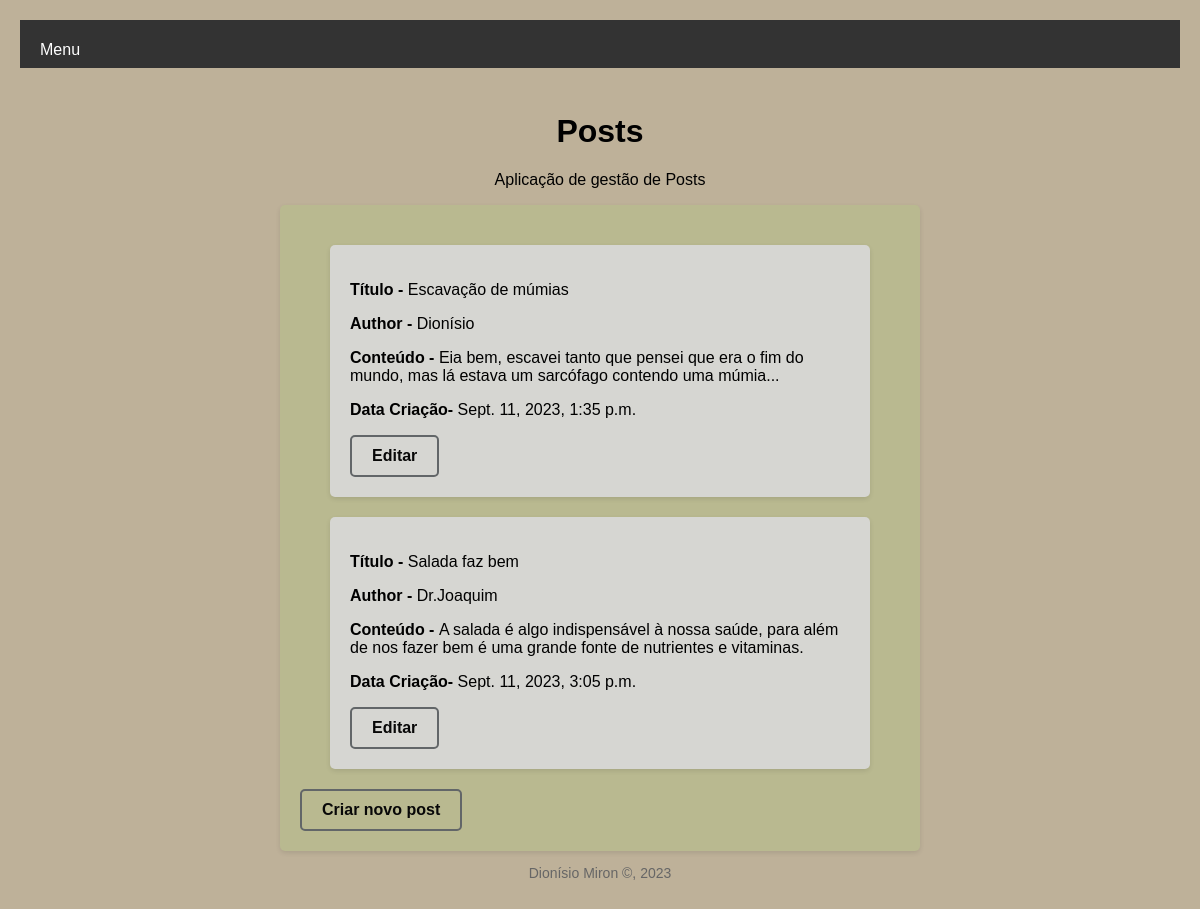
The app's page /posts, older data.
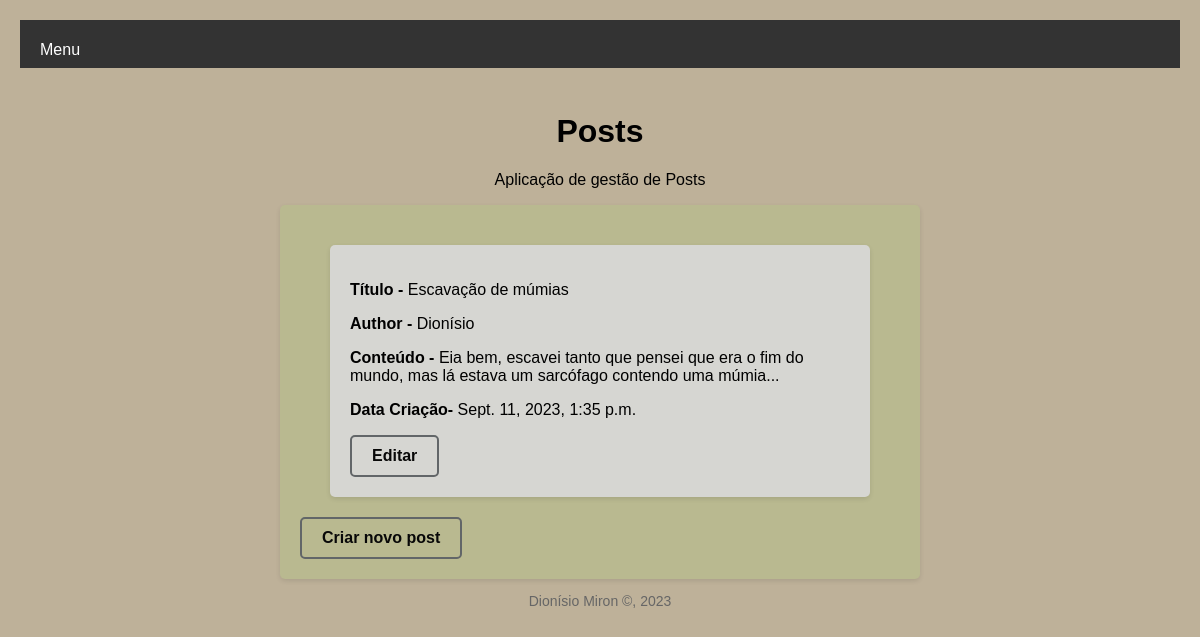
The same page, newer data.
### portfolio/models.py (models this page shows, shortened)
class Post(models.Model):
    titulo = models.CharField(max_length=30)
    author = models.CharField(max_length=40)
    conteudo = models.CharField(max_length=500)
    datacriacao = models.DateTimeField(auto_now_add=True)

### portfolio/views.py (the view)
# urls.py: path('posts', views.blog_view, name="posts"),
def blog_view(request):
    context = {'posts': Post.objects.all()}
    return render(request, 'portfolio/blog.html', context)

### portfolio/Templates/Portfolio/blog.html
{% extends 'portfolio/base.html' %}
{% block main %}
    {% for Post in posts %}
    <div class = "Poster">
        <b><p>Título - </b>{{ Post.titulo }}</p>
        <b><p>Author - </b>{{ Post.author }}</p>
        <b><p>Conteúdo - </b>{{ Post.conteudo }}</p>
        <b><p>Data Criação- </b>{{ Post.datacriacao }}</p>
        {% if Post.id %}
            <a class = "botao" href="{% url 'portfolio:edita' Post.id %}">Editar</a>
        {% endif %}
    </div>
    {% endfor %}
    <a class = "botao" href="{% url 'portfolio:nova'%}">Criar novo post</a>
{% endblock %}

Row changes from the older to the newer data that the page shows:
removed Post: titulo "Salada faz bem", author "Dr.Joaquim", conteudo "A salada é algo indispensável à nossa saúde, para além de nos fazer bem é uma grande fonte de nutrientes e vitaminas.", datacriacao "Sept. 11, 2023, 3:05 p.m.", shows "Editar"
